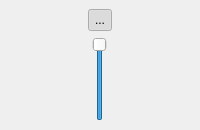
  <widget class="QDockWidget" name="volumeWidget">
   <property name="sizePolicy">
    <sizepolicy hsizetype="Fixed" vsizetype="Preferred">
     <horstretch>0</horstretch>
     <verstretch>0</verstretch>
    </sizepolicy>
   </property>
   <property name="features">
    <set>QDockWidget::NoDockWidgetFeatures</set>
   </property>
   <property name="allowedAreas">
    <set>Qt::BottomDockWidgetArea</set>
   </property>
   <property name="windowTitle">
    <string>Vol&amp;ume</string>
   </property>
   <attribute name="dockWidgetArea">
    <number>8</number>
   </attribute>
   <widget class="QWidget" name="dockWidgetContents_5">
    <layout class="QVBoxLayout" name="verticalLayout_4">
     <item>
      <layout class="QHBoxLayout" name="volumeWidgetHorizLayout_1">
       <item>
        <widget class="QToolButton" name="toolButtonAudioToggle">
         <property name="enabled">
          <bool>true</bool>
         </property>
         <property name="sizePolicy">
          <sizepolicy hsizetype="Fixed" vsizetype="Fixed">
           <horstretch>0</horstretch>
           <verstretch>0</verstretch>
          </sizepolicy>
         </property>
         <property name="minimumSize">
          <size>
           <width>22</width>
           <height>22</height>
          </size>
         </property>
         <property name="text">
          <string>...</string>
         </property>
         <property name="icon">
          <iconset resource="avidemux.qrc">
          <normaloff>:/new/prefix1/pics/arts.png</normaloff>:/new/prefix1/pics/arts.png</iconset>
         </property>
         <property name="checkable">
          <bool>true</bool>
         </property>
         <property name="checked">
          <bool>true</bool>
         </property>
        </widget>
       </item>
      </layout>
     </item>
     <item>
      <layout class="QHBoxLayout" name="volumeWidgetHorizLayout_2">
       <item>
        <widget class="QSlider" name="horizontalSlider_2">
         <property name="sizePolicy">
          <sizepolicy hsizetype="Fixed" vsizetype="Minimum">
           <horstretch>0</horstretch>
           <verstretch>0</verstretch>
          </sizepolicy>
         </property>
         <property name="minimumSize">
          <size>
           <width>22</width>
           <height>50</height>
          </size>
         </property>
         <property name="maximum">
          <number>100</number>
         </property>
         <property name="value">
          <number>100</number>
         </property>
         <property name="orientation">
          <enum>Qt::Vertical</enum>
         </property>
        </widget>
       </item>
      </layout>
     </item>
    </layout>
   </widget>
  </widget>
